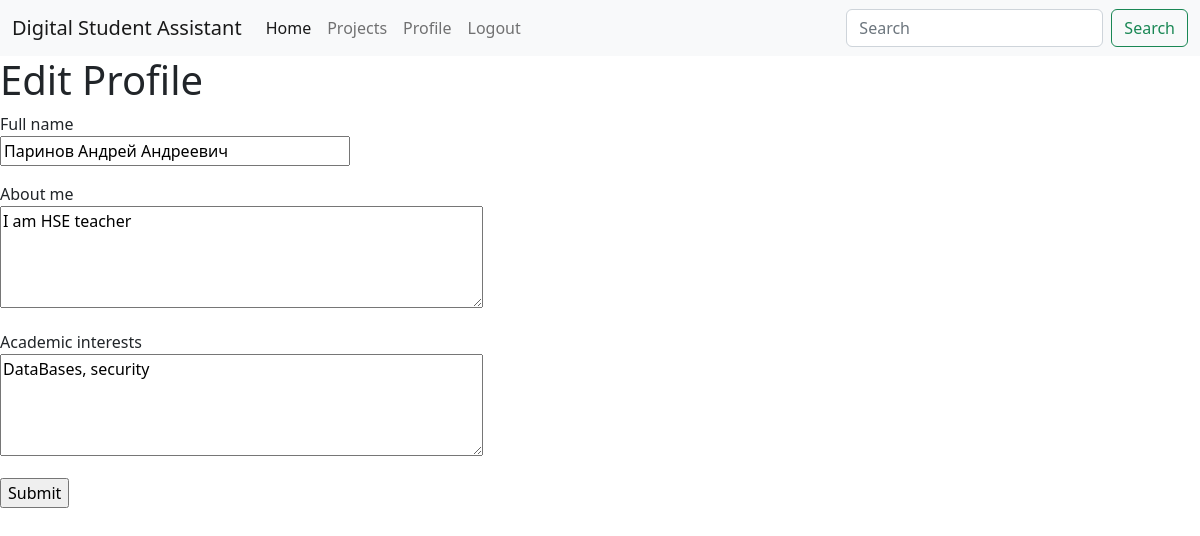
Screenshot of /edit_profile (signed in) with the database file from the repository.
### app/models.py (models this page shows, shortened)
class User(UserMixin, db.Model):
    id = db.Column(db.Integer, primary_key=True)
    username = db.Column(db.String(64), index=True, unique=True)
    email = db.Column(db.String(120), index=True, unique=True)
    password_hash = db.Column(db.String(128))
    projects = db.relationship('Project', secondary = user_project, backref='users')
    about_me = db.Column(db.String(140))
    last_seen = db.Column(db.DateTime, default=datetime.utcnow)
    preferences = db.Column(db.String(500))
    usertype = db.Column(db.String(120))
    accepted = db.Column(db.String(120), default = 'no')

### app/routes.py (the view)
@app.route('/edit_profile', methods=['GET', 'POST'])
@login_required
def edit_profile():
    form = EditProfileForm(current_user.username)
    if form.validate_on_submit():
        current_user.username = form.username.data
        current_user.about_me = form.about_me.data
        current_user.preferences = form.preferences.data
        db.session.commit()
        flash('Your changes have been saved.')
        return redirect(url_for('edit_profile'))
    elif request.method == 'GET':
        form.username.data = current_user.username
        form.about_me.data = current_user.about_me
        form.preferences.data = current_user.preferences
    return render_template('edit_profile.html', title='Edit Profile',
                           form=form)

### app/forms.py (shortened to what this page needs)
class EditProfileForm(FlaskForm):
    username = StringField('Username', validators=[DataRequired()])
    about_me = TextAreaField('About me', validators=[Length(min=0, max=140)])
    preferences = TextAreaField('Academic interests', validators=[Length(min=0, max=500)])
    submit = SubmitField('Submit')
    def __init__(self, original_username, *args, **kwargs):
        super(EditProfileForm, self).__init__(*args, **kwargs)
        self.original_username = original_username

### app/models.py (called while the page is built)
@login.user_loader
def load_user(id):
    return User.query.get(int(id))

### app/routes.py (called while the page is built)
@app.before_request
def before_request():
    if current_user.is_authenticated:
        current_user.last_seen = datetime.utcnow()
        db.session.commit()

### app/templates/edit_profile.html (shortened to what this page needs)
{% extends "base.html" %}
{% block content %}
    <h1>Edit Profile</h1>
    <form action="" method="post">
        <p>
            Full name<br>
            {{ form.username(size=32) }}<br>
        </p>
        <p>
            {{ form.about_me.label }}<br>
            {{ form.about_me(cols=50, rows=4) }}<br>
        </p>
        <p>
            {{ form.preferences.label }}<br>
            {{ form.preferences(cols=50, rows=4) }}<br>
        </p>
        <p>{{ form.submit() }}</p>
    </form>
{% endblock %}

### rows the page displays
User: username "Паринов Андрей Андреевич", about_me "I am HSE teacher", preferences "DataBases, security"
